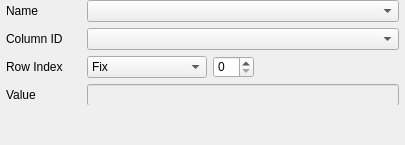
       <widget class="QWidget" name="grp_Sql">
        <layout class="QGridLayout" name="gridLayout_38">
         <property name="leftMargin">
          <number>6</number>
         </property>
         <property name="topMargin">
          <number>0</number>
         </property>
         <property name="rightMargin">
          <number>6</number>
         </property>
         <property name="bottomMargin">
          <number>0</number>
         </property>
         <item row="0" column="0">
          <layout class="QVBoxLayout" name="verticalLayout_2">
           <item>
            <widget class="QFrame" name="frame_svcCombo_2">
             <property name="maximumSize">
              <size>
               <width>16777215</width>
               <height>105</height>
              </size>
             </property>
             <layout class="QGridLayout" name="gridLayout_32">
              <property name="leftMargin">
               <number>0</number>
              </property>
              <property name="topMargin">
               <number>0</number>
              </property>
              <property name="rightMargin">
               <number>0</number>
              </property>
              <property name="bottomMargin">
               <number>0</number>
              </property>
              <item row="0" column="0">
               <widget class="QLabel" name="lbl_sqlNm">
                <property name="minimumSize">
                 <size>
                  <width>75</width>
                  <height>0</height>
                 </size>
                </property>
                <property name="maximumSize">
                 <size>
                  <width>75</width>
                  <height>16777215</height>
                 </size>
                </property>
                <property name="text">
                 <string>Name</string>
                </property>
               </widget>
              </item>
              <item row="0" column="1">
               <widget class="QComboBox" name="cb_sqlNm">
                <property name="minimumSize">
                 <size>
                  <width>160</width>
                  <height>0</height>
                 </size>
                </property>
               </widget>
              </item>
              <item row="1" column="1">
               <widget class="QComboBox" name="cb_sqlColumnId"/>
              </item>
              <item row="5" column="0">
               <widget class="QLabel" name="lbl_sqlValue">
                <property name="text">
                 <string>Value</string>
                </property>
               </widget>
              </item>
              <item row="4" column="1">
               <widget class="QFrame" name="frame_rowIndex_2">
                <property name="maximumSize">
                 <size>
                  <width>16777215</width>
                  <height>35</height>
                 </size>
                </property>
                <layout class="QGridLayout" name="gridLayout_33">
                 <property name="leftMargin">
                  <number>0</number>
                 </property>
                 <property name="topMargin">
                  <number>0</number>
                 </property>
                 <property name="rightMargin">
                  <number>0</number>
                 </property>
                 <property name="bottomMargin">
                  <number>0</number>
                 </property>
                 <item row="0" column="1">
                  <widget class="QStackedWidget" name="sw_sqlRowIndex">
                   <property name="currentIndex">
                    <number>0</number>
                   </property>
                   <widget class="QWidget" name="page_6">
                    <layout class="QGridLayout" name="gridLayout_34">
                     <property name="leftMargin">
                      <number>0</number>
                     </property>
                     <property name="topMargin">
                      <number>0</number>
                     </property>
                     <property name="rightMargin">
                      <number>0</number>
                     </property>
                     <property name="bottomMargin">
                      <number>0</number>
                     </property>
                     <item row="0" column="0">
                      <widget class="QWidget" name="widget_sqlRowOption" native="true">
                       <layout class="QGridLayout" name="gridLayout_35">
                        <property name="leftMargin">
                         <number>0</number>
                        </property>
                        <property name="topMargin">
                         <number>0</number>
                        </property>
                        <property name="rightMargin">
                         <number>0</number>
                        </property>
                        <property name="bottomMargin">
                         <number>0</number>
                        </property>
                        <item row="0" column="0">
                         <widget class="QSpinBox" name="sb_sqlRowIndex"/>
                        </item>
                        <item row="0" column="1">
                         <spacer name="horizontalSpacer_6">
                          <property name="orientation">
                           <enum>Qt::Horizontal</enum>
                          </property>
                          <property name="sizeHint" stdset="0">
                           <size>
                            <width>40</width>
                            <height>20</height>
                           </size>
                          </property>
                         </spacer>
                        </item>
                       </layout>
                      </widget>
                     </item>
                    </layout>
                   </widget>
                   <widget class="QWidget" name="page_13">
                    <layout class="QGridLayout" name="gridLayout_36">
                     <property name="leftMargin">
                      <number>0</number>
                     </property>
                     <property name="topMargin">
                      <number>0</number>
                     </property>
                     <property name="rightMargin">
                      <number>0</number>
                     </property>
                     <property name="bottomMargin">
                      <number>0</number>
                     </property>
                     <item row="0" column="0">
                      <widget class="QComboBox" name="cb_sqlRowIndexColumnId"/>
                     </item>
                     <item row="0" column="1">
                      <widget class="QLineEdit" name="edt_sqlRowIndexColumnValue"/>
                     </item>
                    </layout>
                   </widget>
                  </widget>
                 </item>
                 <item row="0" column="0">
                  <widget class="QComboBox" name="cb_sqlRowMethod">
                   <property name="minimumSize">
                    <size>
                     <width>120</width>
                     <height>0</height>
                    </size>
                   </property>
                   <item>
                    <property name="text">
                     <string>Fix</string>
                    </property>
                   </item>
                   <item>
                    <property name="text">
                     <string>By Value</string>
                    </property>
                   </item>
                  </widget>
                 </item>
                </layout>
               </widget>
              </item>
              <item row="1" column="0">
               <widget class="QLabel" name="lbl_slqColumnId">
                <property name="minimumSize">
                 <size>
                  <width>75</width>
                  <height>0</height>
                 </size>
                </property>
                <property name="maximumSize">
                 <size>
                  <width>75</width>
                  <height>16777215</height>
                 </size>
                </property>
                <property name="text">
                 <string>Column ID</string>
                </property>
               </widget>
              </item>
              <item row="5" column="1">
               <widget class="QLineEdit" name="edt_sqlValue">
                <property name="enabled">
                 <bool>false</bool>
                </property>
               </widget>
              </item>
              <item row="4" column="0">
               <widget class="QLabel" name="lbl_sqlRowIndex">
                <property name="minimumSize">
                 <size>
                  <width>75</width>
                  <height>0</height>
                 </size>
                </property>
                <property name="maximumSize">
                 <size>
                  <width>75</width>
                  <height>16777215</height>
                 </size>
                </property>
                <property name="text">
                 <string>Row Index</string>
                </property>
               </widget>
              </item>
             </layout>
            </widget>
           </item>
           <item>
            <spacer name="verticalSpacer_6">
             <property name="orientation">
              <enum>Qt::Vertical</enum>
             </property>
             <property name="sizeHint" stdset="0">
              <size>
               <width>20</width>
               <height>40</height>
              </size>
             </property>
            </spacer>
           </item>
          </layout>
         </item>
        </layout>
       </widget>
